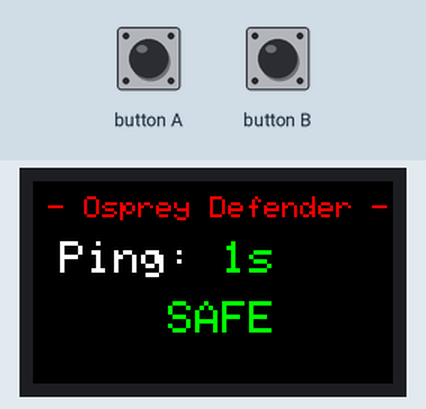
Bench run of a program on a simulated ESP32. On the bench: 240×135 colour display. Inputs (shaded band) come from the test bench. What the program prints to the serial monitor is not drawn.

Above: at 1.9 s.
2.0 s: button A pressed for 1 s
At 3.6 s:
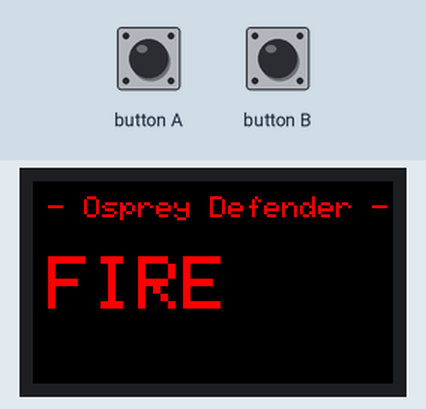
6.0 s: button B pressed for 3.2 s
At 8.2 s:
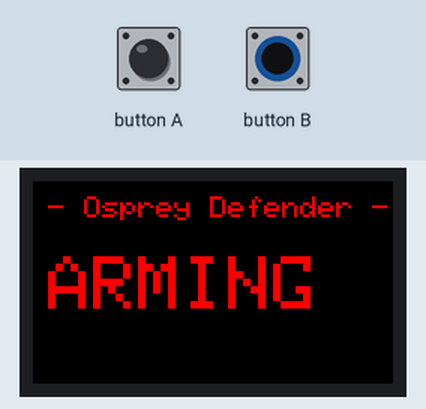
14.3 s: button A pressed for 1 s
At 15.8 s:
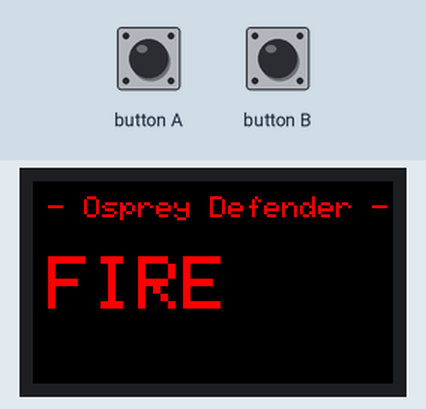
18.3 s: button A driven LOW and button B driven LOW
At 20.3 s:
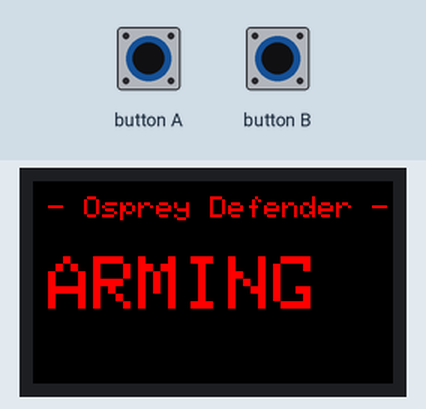
Timing chart, 0 to 21.8 s (numbered marks = the images above; inputs shaded):
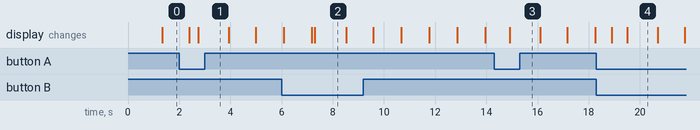

The program:

main.cpp
```cpp
#include <Arduino.h>
#include <M5StickCPlus.h>
#include <WiFi.h>
#include <esp_now.h>
#include <atomic>

TFT_eSprite Disbuff = TFT_eSprite(&M5.Lcd);

// This mac address
// E8:9F:6D:0A:2F:70
// Transmitter mac address
// 78:21:84:88:6F:F4
// 10:91:A8:40:D7:24

uint8_t broadcastAddress[] = {0x10, 0x91, 0xA8, 0x40, 0xD7, 0x24};

enum Status {
  SAFE,
  ARMING,
  ARMED
};

typedef struct status_message {
    uint8_t messageType;
    Status status;
} status_message;

typedef struct control_message {
    uint8_t messageType;
    bool arm;
    bool fire;
} control_message;

status_message statusMessage;
uint64_t millisLastPing;

control_message controlMessage;

esp_now_peer_info_t peerInfo;

std::atomic<bool> commandSuccess(false);

// Callback when data is sent
void OnDataSent(const uint8_t* mac_addr, esp_now_send_status_t status) {
    Serial.print("\r\nLast Packet Send Status:\t");
    Serial.println(status == ESP_NOW_SEND_SUCCESS ? "Delivery Success"
                                                  : "Delivery Fail");
    if (status == ESP_NOW_SEND_SUCCESS) {
        commandSuccess.store(true);
    }
}

// Callback when data is received
void OnDataRecv(const uint8_t* mac, const uint8_t* incomingData, int len) {
    switch (incomingData[0]) {
        case 1:
            Serial.println("Status received");
            memcpy(&statusMessage, incomingData, sizeof(statusMessage));
            millisLastPing = millis();
            break;

        default:
            Serial.println("Received unknown message type");
            break;
    }
}

void setup() {
  // Init Serial Monitor
  Serial.begin(115200);

  M5.begin();             // Init M5StickCPlus.
  M5.Lcd.setRotation(1);  // Rotate the screen.
  Disbuff.createSprite(240, 135);
  Disbuff.fillRect(0, 0, 240, 135, TFT_BLACK);
  Disbuff.setTextSize(2);
  Disbuff.setCursor(10, 10);
  Disbuff.setTextColor(RED, BLACK);
  Disbuff.printf("- Osprey Defender -");
  Disbuff.pushSprite(0, 0);

  // Set device as a Wi-Fi Station
  WiFi.enableLongRange(true);
  WiFi.mode(WIFI_STA);

  Serial.println(WiFi.macAddress());

  // Init ESP-NOW
  if (esp_now_init() != ESP_OK) {
      Serial.println("Error initializing ESP-NOW");
      return;
  }

  // Once ESPNow is successfully Init, we will register for Send CB to
  // get the status of Trasnmitted packet
  esp_now_register_send_cb(OnDataSent);

  // Register peer
  memcpy(peerInfo.peer_addr, broadcastAddress, 6);
  peerInfo.channel = 0;
  peerInfo.encrypt = false;

  // Add peer
  if (esp_now_add_peer(&peerInfo) != ESP_OK) {
      Serial.println("Failed to add peer");
      return;
  }
  // Register for a callback function that will be called when data is
  // received
  esp_now_register_recv_cb(OnDataRecv);
}

uint8_t loopCntr = 0;
bool armSent = false;
bool fireSent = false;

void loop() {
  // Only update the display once a second
  if (loopCntr >= 10) {
    Disbuff.fillRect(0, 30, 240, 135, BLACK);  // clear the screen.
    Disbuff.setTextColor(WHITE, BLACK);
    Disbuff.setTextSize(3);
    Disbuff.setCursor(0, 40);
    uint64_t secondsSinceLastPing = (millis() - millisLastPing)/1000;
    Disbuff.print(" Ping: ");
    if (secondsSinceLastPing > 3) {
        Disbuff.setTextColor(RED, BLACK);
    } else if (secondsSinceLastPing > 1) {
        Disbuff.setTextColor(YELLOW, BLACK);
    } else {
        Disbuff.setTextColor(GREEN, BLACK);
    }
    Disbuff.printf("%ds", secondsSinceLastPing);
    Disbuff.setTextColor(WHITE, BLACK);
    Disbuff.setCursor(0, 80);
    if (statusMessage.status == ARMING) {
        Disbuff.setTextColor(YELLOW, BLACK);
        Disbuff.print("    ARMING   ");
    } else if (statusMessage.status == ARMED) {
        Disbuff.setTextColor(RED, BLACK);
        Disbuff.print("     ARMED   ");
    } else {
        Disbuff.setTextColor(GREEN, BLACK);
        Disbuff.print("     SAFE    ");
    }
    Disbuff.pushSprite(0, 0);
    loopCntr = 0;
  }

  M5.update();

  if (M5.BtnB.pressedFor(1000) && !armSent) {
    Serial.println("Button B was pressed for 1 second, arming");
    controlMessage.arm = true;
    controlMessage.fire = false;
    controlMessage.messageType = 2;

    Disbuff.fillRect(0, 30, 240, 135, BLACK);  // clear the screen.
    Disbuff.setTextColor(RED, BLACK);
    Disbuff.setTextSize(5);
    Disbuff.setCursor(10, 50);
    Disbuff.printf("ARMING");
    Disbuff.pushSprite(0, 0);

    uint8_t retries = 8;
    while (!commandSuccess.load() && retries > 0) {
        esp_err_t result = esp_now_send(broadcastAddress, (uint8_t*)&controlMessage, sizeof(controlMessage));
        Serial.println(result);
        delay(100);
        retries--;
    }

    if (retries <= 0) {
        Disbuff.fillRect(0, 30, 240, 135, BLACK);  // clear the screen.
        Disbuff.setTextColor(RED, BLACK);
        Disbuff.setTextSize(4);
        Disbuff.setCursor(20, 50);
        Disbuff.printf("ARMING\n FAILED");
        Disbuff.pushSprite(0, 0);
    }

    // Reset stuff
    loopCntr = 0;
    retries = 0;
    commandSuccess.store(false);

    // Don't reenter this block until the button is released
    armSent = true;
  }
  if (M5.BtnB.isReleased()) {
    armSent = false;
  }

  if (M5.BtnA.pressedFor(500) && !fireSent) {
    Serial.println("Button A was pressed for 500ms, firing");
    controlMessage.arm = false;
    controlMessage.fire = true;
    controlMessage.messageType = 2;

    Disbuff.fillRect(0, 30, 240, 135, BLACK);  // clear the screen.
    Disbuff.setTextColor(RED, BLACK);
    Disbuff.setTextSize(5);
    Disbuff.setCursor(10, 50);
    Disbuff.printf("FIRE");
    Disbuff.pushSprite(0, 0);

    uint8_t retries = 8;
    while (!commandSuccess.load() && retries > 0) {
        esp_err_t result = esp_now_send(broadcastAddress, (uint8_t*)&controlMessage, sizeof(controlMessage));
        Serial.println(result);
        delay(100);
        retries--;
    }

    if (retries <= 0) {
        Disbuff.fillRect(0, 30, 240, 135, BLACK);  // clear the screen.
        Disbuff.setTextColor(RED, BLACK);
        Disbuff.setTextSize(4);
        Disbuff.setCursor(50, 50);
        Disbuff.printf("SEND\n FAILED");
        Disbuff.pushSprite(0, 0);
    }

    // Reset stuff
    loopCntr = 0;
    retries = 0;
    commandSuccess.store(false);

    // Don't reenter this block until the button is released
    fireSent = true;
  }
  if (M5.BtnA.isReleased()) {
    fireSent = false;
  }


  loopCntr++;
  delay(100);
}
```

Measured:
- after the input at 2.0 s, the display: first differs from a run without the input after 0.74 s (image 1)
- after the input at 6.0 s, the display: first differs from a run without the input after 1.3 s (image 2)
- what the display in image 2 shows lasts 1.2 s, from 7.3 s to 8.5 s
